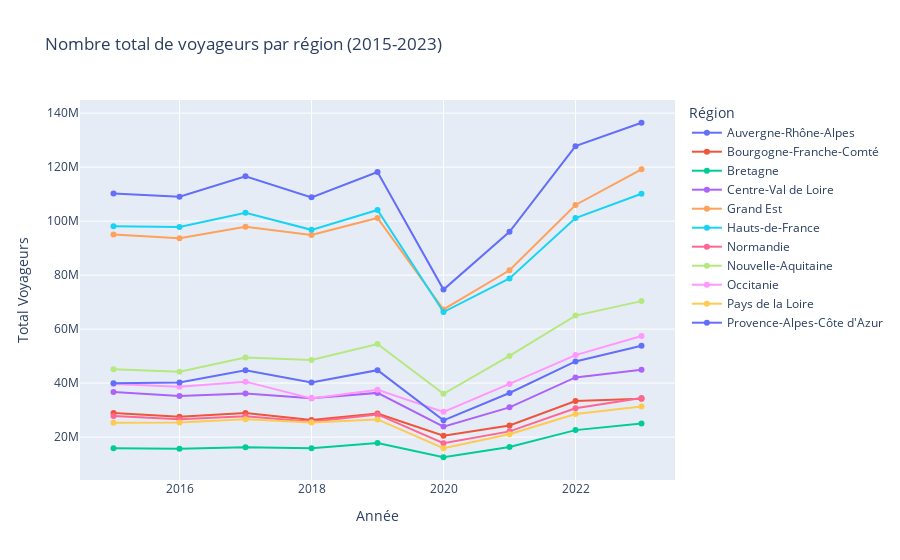

Write notebook code for a chart like this one.
### Code cell
# Group by year and region, sum the number of travelers
region_year_travelers = gares_communes.groupby(['Année', 'nom_region'])['Total Voyageurs'].sum().reset_index()
region_year_travelers = region_year_travelers.query('nom_region != "Île-de-France"') # Exclude Île-de-France for the plot
# Convert Année to integer for correct sorting
region_year_travelers['Année'] = region_year_travelers['Année'].astype(int)

# Plot with plotly express
fig = px.line(
    region_year_travelers.sort_values(['nom_region', 'Année']),
    x='Année',
    y='Total Voyageurs',
    color='nom_region',
    markers=True,
    labels={
        'Année': 'Année',
        'Total Voyageurs': 'Total Voyageurs',
        'nom_region': 'Région'
    },
    title='Nombre total de voyageurs par région (2015-2023)'
)
fig.show()

### Figure 1 — Plotly figure (JSON) as saved in the notebook; plotly's stock layout.template omitted (floating-point values rounded to 4 significant figures)
{"data": [{"hovertemplate": "Région=Auvergne-Rhône-Alpes<br>Année=%{x}<br>Total Voyageurs=%{y}<extra></extra>", "legendgroup": "Auvergne-Rhône-Alpes", "line": {"color": "#636efa", "dash": "solid"}, "marker": {"symbol": "circle"}, "mode": "lines+markers", "name": "Auvergne-Rhône-Alpes", "orientation": "v", "showlegend": true, "type": "scatter", "x": [2015, 2016, 2017, 2018, 2019, 2020, 2021, 2022, 2023], "xaxis": "x", "y": [110249899, 109061890, 116625414, 108805630, 118217478, 74627200, 96030516, 127776238, 136443448], "yaxis": "y"}, {"hovertemplate": "Région=Bourgogne-Franche-Comté<br>Année=%{x}<br>Total Voyageurs=%{y}<extra></extra>", "legendgroup": "Bourgogne-Franche-Comté", "line": {"color": "#EF553B", "dash": "solid"}, "marker": {"symbol": "circle"}, "mode": "lines+markers", "name": "Bourgogne-Franche-Comté", "orientation": "v", "showlegend": true, "type": "scatter", "x": [2015, 2016, 2017, 2018, 2019, 2020, 2021, 2022, 2023], "xaxis": "x", "y": [28949997, 27522502, 28896312, 26287758, 28716441, 20498362, 24257272, 33357163, 34173487], "yaxis": "y"}, {"hovertemplate": "Région=Bretagne<br>Année=%{x}<br>Total Voyageurs=%{y}<extra></extra>", "legendgroup": "Bretagne", "line": {"color": "#00cc96", "dash": "solid"}, "marker": {"symbol": "circle"}, "mode": "lines+markers", "name": "Bretagne", "orientation": "v", "showlegend": true, "type": "scatter", "x": [2015, 2016, 2017, 2018, 2019, 2020, 2021, 2022, 2023], "xaxis": "x", "y": [15866834, 15636387, 16197930, 15841949, 17761689, 12517039, 16338584, 22569748, 25020737], "yaxis": "y"}, {"hovertemplate": "Région=Centre-Val de Loire<br>Année=%{x}<br>Total Voyageurs=%{y}<extra></extra>", "legendgroup": "Centre-Val de Loire", "line": {"color": "#ab63fa", "dash": "solid"}, "marker": {"symbol": "circle"}, "mode": "lines+markers", "name": "Centre-Val de Loire", "orientation": "v", "showlegend": true, "type": "scatter", "x": [2015, 2016, 2017, 2018, 2019, 2020, 2021, 2022, 2023], "xaxis": "x", "y": [36722850, 35232488, 36117148, 34402384, 36360868, 23868767, 30998525, 42096467, 44932654], "yaxis": "y"}, {"hovertemplate": "Région=Grand Est<br>Année=%{x}<br>Total Voyageurs=%{y}<extra></extra>", "legendgroup": "Grand Est", "line": {"color": "#FFA15A", "dash": "solid"}, "marker": {"symbol": "circle"}, "mode": "lines+markers", "name": "Grand Est", "orientation": "v", "showlegend": true, "type": "scatter", "x": [2015, 2016, 2017, 2018, 2019, 2020, 2021, 2022, 2023], "xaxis": "x", "y": [95024189, 93650527, 97951456, 94895919, 101155484, 67265663, 81798352, 105986206, 119180538], "yaxis": "y"}, {"hovertemplate": "Région=Hauts-de-France<br>Année=%{x}<br>Total Voyageurs=%{y}<extra></extra>", "legendgroup": "Hauts-de-France", "line": {"color": "#19d3f3", "dash": "solid"}, "marker": {"symbol": "circle"}, "mode": "lines+markers", "name": "Hauts-de-France", "orientation": "v", "showlegend": true, "type": "scatter", "x": [2015, 2016, 2017, 2018, 2019, 2020, 2021, 2022, 2023], "xaxis": "x", "y": [98104984, 97820350, 103053787, 96766730, 104139232, 66314015, 78762834, 101152924, 110118822], "yaxis": "y"}, {"hovertemplate": "Région=Normandie<br>Année=%{x}<br>Total Voyageurs=%{y}<extra></extra>", "legendgroup": "Normandie", "line": {"color": "#FF6692", "dash": "solid"}, "marker": {"symbol": "circle"}, "mode": "lines+markers", "name": "Normandie", "orientation": "v", "showlegend": true, "type": "scatter", "x": [2015, 2016, 2017, 2018, 2019, 2020, 2021, 2022, 2023], "xaxis": "x", "y": [27829673, 26610877, 27717708, 25694144, 28387672, 17722482, 22106890, 30650750, 34448644], "yaxis": "y"}, {"hovertemplate": "Région=Nouvelle-Aquitaine<br>Année=%{x}<br>Total Voyageurs=%{y}<extra></extra>", "legendgroup": "Nouvelle-Aquitaine", "line": {"color": "#B6E880", "dash": "solid"}, "marker": {"symbol": "circle"}, "mode": "lines+markers", "name": "Nouvelle-Aquitaine", "orientation": "v", "showlegend": true, "type": "scatter", "x": [2015, 2016, 2017, 2018, 2019, 2020, 2021, 2022, 2023], "xaxis": "x", "y": [45092884, 44162338, 49468970, 48585181, 54463782, 36030465, 50071659, 64988588, 70360949], "yaxis": "y"}, {"hovertemplate": "Région=Occitanie<br>Année=%{x}<br>Total Voyageurs=%{y}<extra></extra>", "legendgroup": "Occitanie", "line": {"color": "#FF97FF", "dash": "solid"}, "marker": {"symbol": "circle"}, "mode": "lines+markers", "name": "Occitanie", "orientation": "v", "showlegend": true, "type": "scatter", "x": [2015, 2016, 2017, 2018, 2019, 2020, 2021, 2022, 2023], "xaxis": "x", "y": [39609813, 38624872, 40526108, 34329569, 37517932, 29336269, 39700235, 50358340, 57466458], "yaxis": "y"}, {"hovertemplate": "Région=Pays de la Loire<br>Année=%{x}<br>Total Voyageurs=%{y}<extra></extra>", "legendgroup": "Pays de la Loire", "line": {"color": "#FECB52", "dash": "solid"}, "marker": {"symbol": "circle"}, "mode": "lines+markers", "name": "Pays de la Loire", "orientation": "v", "showlegend": true, "type": "scatter", "x": [2015, 2016, 2017, 2018, 2019, 2020, 2021, 2022, 2023], "xaxis": "x", "y": [25299178, 25403051, 26632829, 25383732, 26525032, 15867327, 21057216, 28523738, 31301219], "yaxis": "y"}, {"hovertemplate": "Région=Provence-Alpes-Côte d'Azur<br>Année=%{x}<br>Total Voyageurs=%{y}<extra></extra>", "legendgroup": "Provence-Alpes-Côte d'Azur", "line": {"color": "#636efa", "dash": "solid"}, "marker": {"symbol": "circle"}, "mode": "lines+markers", "name": "Provence-Alpes-Côte d'Azur", "orientation": "v", "showlegend": true, "type": "scatter", "x": [2015, 2016, 2017, 2018, 2019, 2020, 2021, 2022, 2023], "xaxis": "x", "y": [39893940, 40206594, 44753734, 40246503, 44778032, 26188853, 36317650, 48014470, 53814371], "yaxis": "y"}], "layout": {"legend": {"title": {"text": "Région"}, "tracegroupgap": 0}, "title": {"text": "Nombre total de voyageurs par région (2015-2023)"}, "xaxis": {"anchor": "y", "domain": [0, 1], "title": {"text": "Année"}}, "yaxis": {"anchor": "x", "domain": [0, 1], "title": {"text": "Total Voyageurs"}}}}
